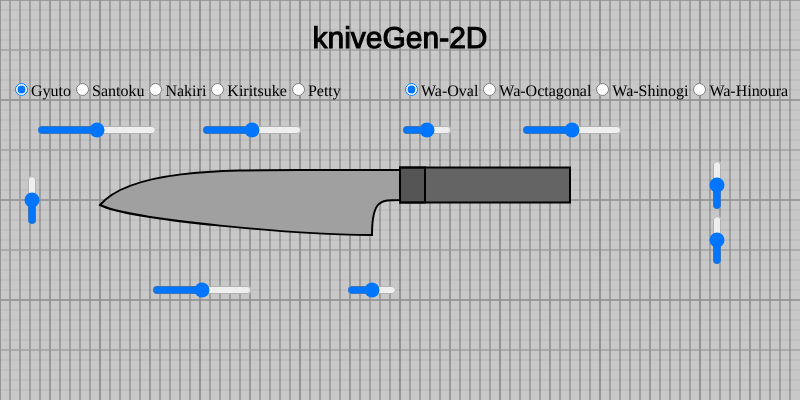
Frame 1 (no input)
Frame 60 (no input): identical to frame 1, image omitted
Frame 120 (the mouse pressed at the canvas centre since frame 60): identical to frame 1, image omitted

The p5.js sketch that drew this single still picture (run headless with seeded random() and noise() and a simulated clock; from frame 60 on, the mouse is pressed at the canvas centre):

// p5.js sketch
// ── sketch.js
let sketchWidth = 800;
let sketchHeight = 400;

let radioBladepreset,
    radioHandlepreset;

let sliderBladelength, 
    sliderBladecurve, 
    sliderTiphight, 
    sliderHeelheight, 
    sliderTiplength,
    sliderHeellength; 

let sliderHandlelength,
    sliderHandleheight,
    sliderBolster;


function setup() {
  createCanvas(sketchWidth, sketchHeight);
  textSize(30);
  textAlign(CENTER, CENTER);

  radioBladepreset = createRadio();
  radioBladepreset.option('Gyuto');
  radioBladepreset.option('Santoku');
  radioBladepreset.option('Nakiri');
  radioBladepreset.option('Kiritsuke');
  radioBladepreset.option('Petty');
  radioBladepreset.style('width', '800px');
  radioBladepreset.position(10, 80);
  radioBladepreset.selected('Gyuto');
  radioBladepreset.attribute('name', 'first');

  radioHandlepreset = createRadio();
  radioHandlepreset.option('Wa-Oval');
  radioHandlepreset.option('Wa-Octagonal');
  radioHandlepreset.option('Wa-Shinogi');
  radioHandlepreset.option('Wa-Hinoura');
  radioHandlepreset.style('width', '800px');
  radioHandlepreset.position(400, 80);
  radioHandlepreset.selected('Wa-Oval');
  radioHandlepreset.attribute('name', 'second');


  sliderBladelength = createSlider(-50, 50, 0, 1);
  sliderBladelength.position(35, 120);
  sliderBladelength.style('width', '120px');
  sliderBladelength.style('background-color', 255);

  sliderBladecurve = createSlider(-50, 50, 0, 1);
  sliderBladecurve.position(150, 280);
  sliderBladecurve.style('width', '100px');

  sliderTiphight = createSlider(-10, 10, 0, 0.1);
  sliderTiphight.position(5, 190);
  sliderTiphight.style('width', '50px');
  sliderTiphight.style("transform", "rotate(-90deg)");

  sliderHeelhight = createSlider(-10, 10, 0, 0.1);
  sliderHeelhight.position(690, 230);
  sliderHeelhight.style('width', '50px');
  sliderHeelhight.style("transform", "rotate(-90deg)");

  sliderTiplength = createSlider(-30, 30, 0, 1);
  sliderTiplength.position(200, 120);
  sliderTiplength.style('width', '100px');

  sliderHeellength = createSlider(0, 24, 12, 0.1);
  sliderHeellength.position(345, 280);
  sliderHeellength.style('width', '50px');


  sliderHandlelength = createSlider(-20, 60, 20, 1);
  sliderHandlelength.position(520, 120);
  sliderHandlelength.style('width', '100px');

  sliderHandleheight = createSlider(0, 5, 2.5, 0.1);
  sliderHandleheight.position(690, 175);
  sliderHandleheight.style('width', '50px');
  sliderHandleheight.style("transform", "rotate(-90deg)");

  sliderBolster = createSlider(0, 50, 25, 1);
  sliderBolster.position(400, 120);
  sliderBolster.style('width', '50px');
}

function draw() {
  background(200);
  
  for (var x = 0; x < sketchWidth; x += sketchWidth / 80) {
		for (var y = 0; y < sketchHeight; y += sketchHeight / 40) {
			stroke(150, 50);
			strokeWeight(0.1);
			line(x, 0, x, sketchHeight);
			line(0, y, sketchWidth, y);
		};
  };
  for (var x = 0; x < sketchWidth; x += sketchWidth / 16) {
		for (var y = 0; y < sketchHeight; y += sketchHeight / 8) {
			stroke(150, 50);
			strokeWeight(0.5);
			line(x, 0, x, sketchHeight);
			line(0, y, sketchWidth, y);
		};
  };
  for (var x = 0; x < sketchWidth; x += sketchWidth / 8) {
		for (var y = 0; y < sketchHeight; y += sketchHeight / 4) {
			stroke(150, 50);
			strokeWeight(1);
			line(x, 0, x, sketchHeight);
			line(0, y, sketchWidth, y);
		};
  };


  fill(0);
  stroke(0);
  strokeWeight(1);
  text("kniveGen-2D", sketchWidth / 2, 40);
  
  fill(160);
  stroke(0);
  strokeWeight(2);

  let bladelength = sliderBladelength.value();
  let bladecurve = sliderBladecurve.value() * -1;
  let tiphight = sliderTiphight.value() * -1;
  let heelhight = sliderHeelhight.value() * -1;
  let tiplength = sliderTiplength.value();
  let heellength = sliderHeellength.value();

  let handlelength = sliderHandlelength.value();
  let handlehight = sliderHandleheight.value();
  let bolster = sliderBolster.value();

  if (radioBladepreset.value() === 'Gyuto'){
  
    // var lower ricasso
    let x1lr = 400;
    let y1lr = 200;
    let x2lr = 380;
    let y2lr = 200;

    // var heel
    let x1h = 360;
    let y1h = 235;
    let x2h = 360;
    let y2h = 200;
    let x3h = 300;
    let y3h = 235;

    // var tip
    let x1t = 100;
    let y1t = 205;
    let x2t = 130;
    let y2t = 220;
    let x3t = 130;
    let y3t = 170;

    // var upper tip
    let x1ut = 300;
    let y1ut = 170;
    let x2ut = 220;
    let y2ut = 170;
    let x3ut = 180;
    let y3ut = 170;

    // var upper ricasso
    let x1ur = 400;
    let y1ur = 170;
    let x2ur = 360;
    let y2ur = 170;

    beginShape();
    // lower ricasso
    vertex(
      x1lr, y1lr);
    // lower ricasso to heel
      bezierVertex(
      x2lr, y2lr, 
      x2h + heellength, y2h, 
      x1h + heellength, y1h + heelhight);
    // heel to tip (edge)
    bezierVertex(
      x3h - bladecurve, y3h + heelhight, 
      x2t + bladelength, y2t + (0.8 * tiphight), 
      x1t + bladelength, y1t + (0.8 * tiphight));
    // tip to upper tip
    bezierVertex( 
      x3t + bladelength, y3t + (0.8 * tiphight), 
      x2ut + bladelength, y2ut, 
      x1ut + bladelength + (1.5 * tiplength), y1ut);
    // upper tip
    vertex(x1ut + bladelength + (1.5 * tiplength), y1ut);
    // upper ricasso
    vertex(x1ur, y1ur);
    endShape(CLOSE);
  }
  if (radioBladepreset.value() === 'Santoku'){
  
    // var lower ricasso
    let x1lr = 400;
    let y1lr = 200;
    let x2lr = 380;
    let y2lr = 200;

    // var heel
    let x1h = 360;
    let y1h = 240;
    let x2h = 360;
    let y2h = 200;
    let x3h = 300;
    let y3h = 240;

    // var tip
    let x1t = 100;
    let y1t = 215;
    let x2t = 110;
    let y2t = 225;
    let x3t = 120;
    let y3t = 170;

    // var upper tip
    let x1ut = 300;
    let y1ut = 170;
    let x2ut = 120;
    let y2ut = 170;
    let x3ut = 180;
    let y3ut = 170;

    // var upper ricasso
    let x1ur = 400;
    let y1ur = 170;
    let x2ur = 360;
    let y2ur = 170;

    beginShape();
    // lower ricasso
    vertex(
      x1lr, y1lr);
    // lower ricasso to heel
    bezierVertex(
      x2lr, y2lr, 
      x2h + heellength, y2h, 
      x1h + heellength, y1h + heelhight);
    // heel to tip (edge)
    bezierVertex(
      x3h - bladecurve, y3h + heelhight,
      x2t + bladelength, y2t + tiphight,
      x1t + bladelength, y1t + tiphight);
    // tip to upper tip
    bezierVertex(
      x3t + bladelength + (0.5 * tiplength), y3t + tiphight, 
      x2ut + bladelength, y2ut, 
      x1ut + bladelength + tiplength, y1ut);
    // upper tip
    vertex(x1ut + bladelength + tiplength, y1ut);
    // upper ricasso
    vertex(x1ur, y1ur);
    endShape(CLOSE);
  }
  if (radioBladepreset.value() === 'Nakiri'){
  
    // var lower ricasso
    let x1lr = 400;
    let y1lr = 200;
    let x2lr = 380;
    let y2lr = 200;
  
    // var heel
    let x1h = 360;
    let y1h = 240;
    let x2h = 360;
    let y2h = 200;
    let x3h = 300;
    let y3h = 240;
  
    // var tip
    let x1t = 100;
    let y1t = 220;
    let x2t = 100;
    let y2t = 240;
    let x3t = 120;
    let y3t = 185;
  
    // var upper tip
    let x1ut = 100;
    let y1ut = 170;
    let x2ut = 120;
    let y2ut = 185;
    let x3ut = 180;
    let y3ut = 170;
  
    // var upper ricasso
    let x1ur = 400;
    let y1ur = 170;
    let x2ur = 360;
    let y2ur = 170;
  
    beginShape();
    // lower ricasso
    vertex(
      x1lr, y1lr)
    // lower ricasso to heel
      bezierVertex( 
      x2lr, y2lr, 
      x2h + heellength, y2h, 
      x1h + (1.2 * heellength), y1h + heelhight);
    // heel to tip (edge)
    bezierVertex(
      x3h - bladecurve, y3h + heelhight,
      x2t + bladelength, y2t + tiphight,
      x1t + bladelength, y1t + tiphight + heelhight);
    // tip
      vertex(x1t + bladelength, y1t + tiphight + heelhight);
    // upper tip
      vertex(x1ut + bladelength + (0.5 * tiplength), y1ut);
    // upper ricasso
      vertex(x1ur, y1ur);
    endShape(CLOSE);
  }
  if (radioBladepreset.value() === 'Kiritsuke'){
  
    // var lower ricasso
    let x1lr = 400;
    let y1lr = 200;
    let x2lr = 380;
    let y2lr = 200;

    // var heel
    let x1h = 360;
    let y1h = 240;
    let x2h = 360;
    let y2h = 200;
    let x3h = 300;
    let y3h = 240;

    // var tip
    let x1t = 100;
    let y1t = 200;
    let x2t = 110;
    let y2t = 205;
    let x3t = 120;
    let y3t = 185;

    // var upper tip
    let x1ut = 140;
    let y1ut = 170;
    let x2ut = 120;
    let y2ut = 185;
    let x3ut = 180;
    let y3ut = 170;

    // var upper ricasso
    let x1ur = 400;
    let y1ur = 170;
    let x2ur = 360;
    let y2ur = 170;

    beginShape();
    // lower ricasso
    vertex(
      x1lr, y1lr);
    // lower ricasso to heel
    bezierVertex(
      x2lr, y2lr,
      x2h + heellength, y2h,
      x1h + (1.1 * heellength), y1h + heelhight);
    // heel to tip
    bezierVertex(
      x3h - bladecurve, y3h + heelhight,
      x2t + bladelength, y2t + tiphight,
      x1t + bladelength, y1t + tiphight);
    // tip
      vertex(x1t + bladelength, y1t + tiphight);
    // upper tip
      vertex(x1ut + bladelength + tiplength, y1ut);
    // upper ricasso
      vertex(x1ur, y1ur);
    endShape(CLOSE);
  }
  if (radioBladepreset.value() === 'Petty'){
  
    // var lower ricasso
    let x1lr = 400;
    let y1lr = 200;
    let x2lr = 390;
    let y2lr = 200;

    // var heel
    let x1h = 385;
    let y1h = 210;
    let x2h = 385;
    let y2h = 200;
    let x3h = 340;
    let y3h = 210;

    // var tip
    let x1t = 200;
    let y1t = 180;
    let x2t = 220;
    let y2t = 210;
    let x3t = 240;
    let y3t = 170;

    // var upper tip
    let x1ut = 350;
    let y1ut = 170;
    let x2ut = 240;
    let y2ut = 170;
    let x3ut = 180;
    let y3ut = 170;

    // var upper ricasso
    let x1ur = 400;
    let y1ur = 170;
    let x2ur = 360;
    let y2ur = 170;

    beginShape();
    // lower ricasso
    vertex(
      x1lr, y1lr);
    // lower ricasso to heel
    bezierVertex( 
      x2lr + (0.5 * heellength), y2lr, 
      x2h + (0.5 * heellength), y2h, 
      x1h + (0.5 * heellength), y1h + (0.3 * heelhight));
    // heel to tip (edge)
    bezierVertex( 
      x3h - bladecurve, y3h + (0.3 * heelhight), 
      x2t + bladelength, y2t + tiphight, 
      x1t + bladelength, y1t + tiphight);
    // tip to ricasso
    bezierVertex(
      x3t + bladelength + tiplength, y3t + tiphight, 
      x2ut + bladelength + tiplength, y2ut, 
      x1ur, y1ur);
    endShape(CLOSE);
  }


  if (radioHandlepreset.value() === 'Wa-Oval'){

    // var upper ricasso handle
    let x1 = 400;
    let y1 = 170;
    // var upper end
    let x2 = 550;
    let y2 = 170;
    // var lower end
    let x3 = 550;
    let y3 = 200
    // var lower ricasso handle
    let x4 = 400;
    let y4 = 200;

    // handle 
    fill(100);
    beginShape();
    vertex(x1, y1 - handlehight);
    vertex(x2 + handlelength, y2 - handlehight);
    vertex(x3 + handlelength, y3 + handlehight);
    vertex(x4, y4 + handlehight);
    vertex(x1, y1 - handlehight);
    endShape(CLOSE);

    // bolster
    fill(30, 50);
    beginShape();
    vertex(x1, y1 - handlehight);
    vertex(x1 + bolster, y2 - handlehight);
    vertex(x1 + bolster, y3 + handlehight);
    vertex(x1, y4 + handlehight);
    vertex(x1, y1 - handlehight);
    endShape(CLOSE);
  }
  if (radioHandlepreset.value() === 'Wa-Octagonal'){

    // var upper ricasso handle
    let x1 = 400;
    let y1 = 170;
    // var upper end
    let x2 = 550;
    let y2 = 170;
    // var lower end
    let x3 = 550;
    let y3 = 200
    // var lower ricasso handle
    let x4 = 400;
    let y4 = 200;
    // var oct shape
    let x5 = x1;
    let y5 = y1 + 7;
    let x6 = x2;
    let y6 = y2 + 7;
    let x7 = x3;
    let y7 = y3 - 7;
    let x8 = x4;
    let y8 = y4 - 7;

    // handle 
    fill(100);
    beginShape();
    vertex(x1, y1 - handlehight);
    vertex(x2 + handlelength, y2 - handlehight);
    vertex(x3 + handlelength, y3 + handlehight);
    vertex(x4, y4 + handlehight);
    vertex(x1, y1 - handlehight);
    endShape(CLOSE);
    beginShape();
    vertex(x5, y5 - (0.5 * handlehight));
    vertex(x6 + handlelength, y6 - (0.5 * handlehight));
    vertex(x7 + handlelength, y7 + (0.5 * handlehight));
    vertex(x8, y8 + (0.5 * handlehight));
    vertex(x5, y5 - (0.5 * handlehight));
    endShape(CLOSE);

    // bolster
    fill(30, 50);
    beginShape();
    vertex(x1, y1 - handlehight);
    vertex(x1 + bolster, y2 - handlehight);
    vertex(x1 + bolster, y3 + handlehight);
    vertex(x1, y4 + handlehight);
    vertex(x1, y1 - handlehight);
    endShape(CLOSE);
  }
  if (radioHandlepreset.value() === 'Wa-Shinogi'){

    // var upper ricasso handle
    let x1 = 400;
    let y1 = 170;
    // var upper end
    let x2 = 550;
    let y2 = 170;
    // var lower end
    let x3 = 550;
    let y3 = 200
    // var lower ricasso handle
    let x4 = 400;
    let y4 = 200;
    // var D shape
    let x5 = x1;
    let y5 = y1 + 5;
    let x6 = x1 + 15;
    let y6 = y2 + 10;
    let x7 = x3;
    let y7 = y6;
    let x8 = x4;
    let y8 = y4 - 3;

    // handle 
    fill(100);
    beginShape();
    vertex(x1, y1 - handlehight);
    vertex(x2 + handlelength, y2 - handlehight);
    vertex(x3 + handlelength, y3 + handlehight);
    vertex(x4, y4 + handlehight);
    vertex(x1, y1 - handlehight);
    endShape(CLOSE);
    beginShape();
    vertex(x5, y5 - handlehight);
    vertex(x6 + (0.6 * handlelength), y6 - handlehight);
    vertex(x7 +handlelength, y7 - handlehight);
    endShape();
    beginShape();
    vertex(x8, y8);
    vertex(x6 + (0.6 * handlelength), y6 - handlehight);
    endShape(CLOSE);

    // bolster
    fill(30, 50);
    beginShape();
    vertex(x1, y1 - handlehight);
    vertex(x1 + bolster, y2 - handlehight);
    vertex(x1 + bolster, y3 + handlehight);
    vertex(x1, y4 + handlehight);
    vertex(x1, y1 - handlehight);
    endShape(CLOSE);
  }
  if (radioHandlepreset.value() === 'Wa-Hinoura'){

    // var upper ricasso handle
    let x1 = 400;
    let y1 = 170;
    // var upper end
    let x2 = 550;
    let y2 = 170;
    // var lower end
    let x3 = 550;
    let y3 = 200
    // var lower ricasso handle
    let x4 = 400;
    let y4 = 200;
    // var oct shape
    let x5 = x1;
    let y5 = y1 + 5;
    let x6 = x2;
    let y6 = y2 + 5;
    let x7 = x3;
    let y7 = y3 - 15;
    let x8 = x4;
    let y8 = y4 - 5;

    // handle 
    fill(100);
    beginShape();
    vertex(x1, y1 - handlehight);
    vertex(x2 + handlelength, y2 - handlehight);
    vertex(x3 + handlelength, y3 + handlehight);
    vertex(x4, y4 + handlehight);
    vertex(x1, y1 - handlehight);
    endShape(CLOSE);
    beginShape();
    vertex(x5, y5 - (0.5 * handlehight));
    vertex(x6 + handlelength, y6 - (0.5 * handlehight));
    vertex(x7 + handlelength, y7 + (0.5 * handlehight));
    vertex(x8, y8 + (0.5 * handlehight));
    vertex(x5, y5 - (0.5 * handlehight));
    endShape(CLOSE);

    // bolster
    fill(30, 50);
    beginShape();
    vertex(x1, y1 - handlehight);
    vertex(x1 + bolster, y2 - handlehight);
    vertex(x1 + bolster, y3 + handlehight);
    vertex(x1, y4 + handlehight);
    vertex(x1, y1 - handlehight);
    endShape(CLOSE);
  }
}
// MMMMMMMMMMMMMMMMMMMMMMMMMMMMMMMMMMMMMMMMMMMMMMMMMMMMMMMMMMMMMMMMMMMMMMMMMMMMMMMMMMMMMMMMMMMMMMMMMMMM
// WWNNXXK0OOkkxddollc::;;,,''..''''''''''''''''''''''''''''''''''''''''''''''''''',,;;:ccllodxxkOO00KX
// kc,''.......                                                                                 ......,
// NOc.                                                                                               :
// MMWXxc'.                                                    ....                                 .lX
// MMMMMMN0xc,.                                             ,ok0KK0Oxoc;,'...                     .l0WM
// MMMMMMMMMMWXOdl:'.                                      cXMMMMMMMMMMMWNXK0OOkxxddddoooooooddddkXWMMM
// MMMMMMMMMMMMMMMWNX0kol:,...                            .kMMMMMMMMMMMMMMMMMMMMMMMMMMMMMMMMMMMMMMMMMMM
// MMMMMMMMMMMMMMMMMMMMMMMWNK0kxolc:;'....                .kMMMMMMMMMMMMMMMMMMMMMMMMMMMMMMMMMMMMMMMMMMM
// MMMMMMMMMMMMMMMMMMMMMMMMMMMMMMMMWWNX0Okdol:;,'.....    .xMMMMMMMMMMMMMMMMMMMMMMMMMMMMMMMMMMMMMMMMMMM
// MMMMMMMMMMMMMMMMMMMMMMMMMMMMMMMMMMMMMMMMMMMMMMMMMMMMMMMMMMMMMMMMMMMMMMMMMMMMMMMMMMMMMMMMMMMMMMMMMMMM
